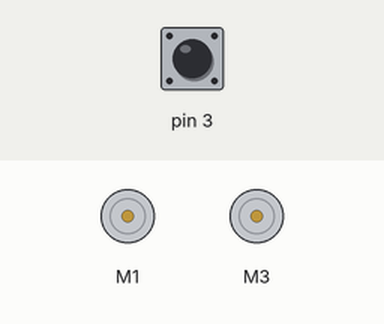
A sketch run on a simulated Arduino Uno, built with avr-gcc and run on an emulated ATmega328P. Shown: 2 × DC motor (green arrow = forward, orange = backward, longer = faster). The test bench sets the inputs (shaded band); at power-on: pin 3 HIGH. What the sketch prints to the serial monitor is not drawn.

Above: at 2.8 s.
2.9 s: pin 3 pulled LOW for 1.2 s
At 4.4 s:
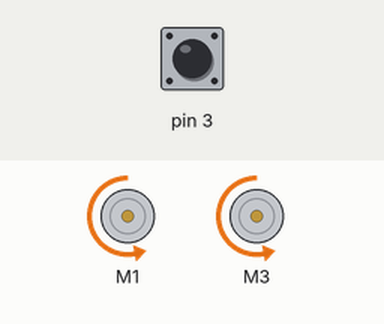
Timing chart, 0 to 6.0 s (numbered marks = the images above; inputs shaded):
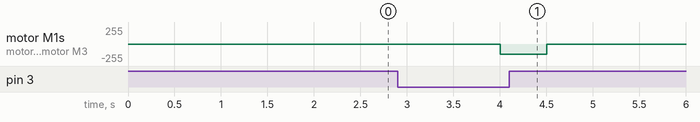

The sketch:

MotorParty.ino
```cpp
#include <AFMotor.h>
#include <Servo.h>

// DC motor on M1
AF_DCMotor motor1(1); //right
AF_DCMotor motor2(3); //left

void setup() {
  Serial.begin(9600);  // set up Serial library at 9600 bps
  Serial.println("Motor party!");

  pinMode(3, INPUT_PULLUP);


  motor1.setSpeed(150);
  motor2.setSpeed(150);
  motor1.run(RELEASE);
  motor2.run(RELEASE);
  Serial.println("Motor initialized");
}

void loop() {
  int x = !digitalRead(3);

  Serial.print("Sensor 1: ");
  Serial.print(x);
  delay(1000);

  if (x == HIGH) {
    Serial.print("Bottle Detected");


    //back
    motor1.run(BACKWARD);
    motor2.run(BACKWARD);
    delay(500);

    // //turn left
    // motor1.run(FORWARD);
    // motor2.run(RELEASE);
    // delay(550);

    //back
    // motor1.run(BACKWARD);
    // motor2.run(BACKWARD);
    // delay(1300);

    // //stop
    motor1.run(RELEASE);
    motor2.run(RELEASE);
    delay(5000);
    // //move forward
    // motor1.run(FORWARD);
    // motor2.run(FORWARD);
    // delay(1000);

    // //turn right
    // motor1.run(RELEASE);
    // motor2.run(FORWARD);
    // delay(400);

    // motor1.run(FORWARD);
    // motor2.run(FORWARD);
    // delay(500);

    //move forward
    // motor1.run(RELEASE);
    // motor2.run(RELEASE);
    // // delay(1000);

    // //wait for get
    // delay(1000);
  }
}
```

Measured:
- after the input at 2.9 s, motor M1, motor M3: stopped → backward 150/255 after 1.1 s, → stopped 0.50 s later
